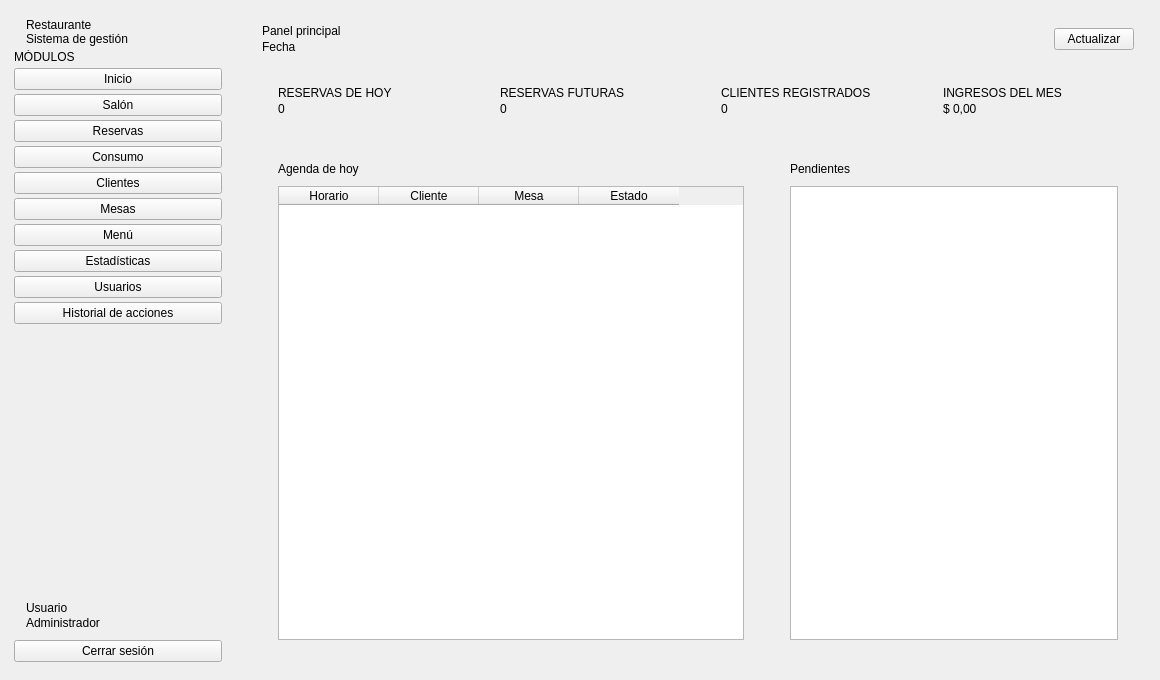
<?xml version="1.0" encoding="UTF-8"?>
<ui version="4.0">
 <class>VentanaPrincipal</class>
 <widget class="QMainWindow" name="VentanaPrincipal">
  <property name="geometry">
   <rect>
    <x>0</x>
    <y>0</y>
    <width>1160</width>
    <height>680</height>
   </rect>
  </property>
  <property name="minimumSize">
   <size>
    <width>960</width>
    <height>620</height>
   </size>
  </property>
  <property name="windowTitle">
   <string>Gestión de Restaurante</string>
  </property>
  <widget class="QWidget" name="widget_central">
   <layout class="QHBoxLayout" name="layout_central">
    <property name="spacing">
     <number>0</number>
    </property>
    <property name="leftMargin">
     <number>0</number>
    </property>
    <property name="topMargin">
     <number>0</number>
    </property>
    <property name="rightMargin">
     <number>0</number>
    </property>
    <property name="bottomMargin">
     <number>0</number>
    </property>
    <item>
     <widget class="QWidget" name="widget_menu">
      <property name="minimumSize">
       <size>
        <width>236</width>
        <height>0</height>
       </size>
      </property>
      <property name="maximumSize">
       <size>
        <width>236</width>
        <height>16777215</height>
       </size>
      </property>
      <layout class="QVBoxLayout" name="layout_menu">
       <property name="spacing">
        <number>4</number>
       </property>
       <property name="leftMargin">
        <number>14</number>
       </property>
       <property name="topMargin">
        <number>18</number>
       </property>
       <property name="rightMargin">
        <number>14</number>
       </property>
       <property name="bottomMargin">
        <number>18</number>
       </property>
       <item>
        <layout class="QVBoxLayout" name="layout_marcaTexto">
         <property name="spacing">
          <number>0</number>
         </property>
         <property name="leftMargin">
          <number>12</number>
         </property>
         <item>
          <widget class="QLabel" name="label_marca">
           <property name="text">
            <string>Restaurante</string>
           </property>
          </widget>
         </item>
         <item>
          <widget class="QLabel" name="label_marcaSub">
           <property name="text">
            <string>Sistema de gestión</string>
           </property>
          </widget>
         </item>
        </layout>
       </item>
       <item>
        <widget class="QLabel" name="label_seccionModulos">
         <property name="text">
          <string>MÓDULOS</string>
         </property>
        </widget>
       </item>
       <item>
        <widget class="QPushButton" name="pushButton_inicio">
         <property name="text">
          <string>Inicio</string>
         </property>
        </widget>
       </item>
       <item>
        <widget class="QPushButton" name="pushButton_salon">
         <property name="text">
          <string>Salón</string>
         </property>
        </widget>
       </item>
       <item>
        <widget class="QPushButton" name="pushButton_reservas">
         <property name="text">
          <string>Reservas</string>
         </property>
        </widget>
       </item>
       <item>
        <widget class="QPushButton" name="pushButton_consumo">
         <property name="text">
          <string>Consumo</string>
         </property>
        </widget>
       </item>
       <item>
        <widget class="QPushButton" name="pushButton_clientes">
         <property name="text">
          <string>Clientes</string>
         </property>
        </widget>
       </item>
       <item>
        <widget class="QPushButton" name="pushButton_mesas">
         <property name="text">
          <string>Mesas</string>
         </property>
        </widget>
       </item>
       <item>
        <widget class="QPushButton" name="pushButton_menu">
         <property name="text">
          <string>Menú</string>
         </property>
        </widget>
       </item>
       <item>
        <widget class="QPushButton" name="pushButton_estadisticas">
         <property name="text">
          <string>Estadísticas</string>
         </property>
        </widget>
       </item>
       <item>
        <widget class="QPushButton" name="pushButton_usuarios">
         <property name="text">
          <string>Usuarios</string>
         </property>
        </widget>
       </item>
       <item>
        <widget class="QPushButton" name="pushButton_historial">
         <property name="text">
          <string>Historial de acciones</string>
         </property>
        </widget>
       </item>
       <item>
        <spacer name="espaciador_menu">
         <property name="orientation">
          <enum>Qt::Vertical</enum>
         </property>
         <property name="sizeHint" stdset="0">
          <size>
           <width>20</width>
           <height>40</height>
          </size>
         </property>
        </spacer>
       </item>
       <item>
        <widget class="QFrame" name="separador_pie">
         <property name="minimumSize">
          <size>
           <width>0</width>
           <height>1</height>
          </size>
         </property>
         <property name="maximumSize">
          <size>
           <width>16777215</width>
           <height>1</height>
          </size>
         </property>
         <property name="frameShape">
          <enum>QFrame::NoFrame</enum>
         </property>
        </widget>
       </item>
       <item>
        <layout class="QVBoxLayout" name="layout_pieUsuario">
         <property name="spacing">
          <number>1</number>
         </property>
         <property name="leftMargin">
          <number>12</number>
         </property>
         <property name="topMargin">
          <number>10</number>
         </property>
         <property name="bottomMargin">
          <number>6</number>
         </property>
         <item>
          <widget class="QLabel" name="label_nombreUsuario">
           <property name="text">
            <string>Usuario</string>
           </property>
          </widget>
         </item>
         <item>
          <widget class="QLabel" name="label_rolUsuario">
           <property name="text">
            <string>Administrador</string>
           </property>
          </widget>
         </item>
        </layout>
       </item>
       <item>
        <widget class="QPushButton" name="pushButton_cerrarSesion">
         <property name="text">
          <string>Cerrar sesión</string>
         </property>
        </widget>
       </item>
      </layout>
     </widget>
    </item>
    <item>
     <widget class="QWidget" name="widget_contenido">
      <layout class="QVBoxLayout" name="layout_contenido">
       <property name="spacing">
        <number>18</number>
       </property>
       <property name="leftMargin">
        <number>26</number>
       </property>
       <property name="topMargin">
        <number>24</number>
       </property>
       <property name="rightMargin">
        <number>26</number>
       </property>
       <property name="bottomMargin">
        <number>24</number>
       </property>
       <item>
        <layout class="QHBoxLayout" name="layout_encabezado">
         <property name="spacing">
          <number>12</number>
         </property>
         <item>
          <layout class="QVBoxLayout" name="layout_encabezadoTexto">
           <property name="spacing">
            <number>2</number>
           </property>
           <item>
            <widget class="QLabel" name="label_titulo">
             <property name="text">
              <string>Panel principal</string>
             </property>
            </widget>
           </item>
           <item>
            <widget class="QLabel" name="label_fecha">
             <property name="text">
              <string>Fecha</string>
             </property>
            </widget>
           </item>
          </layout>
         </item>
         <item>
          <spacer name="espaciador_encabezado">
           <property name="orientation">
            <enum>Qt::Horizontal</enum>
           </property>
           <property name="sizeHint" stdset="0">
            <size>
             <width>40</width>
             <height>20</height>
            </size>
           </property>
          </spacer>
         </item>
         <item>
          <widget class="QPushButton" name="pushButton_actualizar">
           <property name="text">
            <string>Actualizar</string>
           </property>
          </widget>
         </item>
        </layout>
       </item>
       <item>
        <layout class="QHBoxLayout" name="layout_indicadores">
         <property name="spacing">
          <number>14</number>
         </property>
         <item>
          <widget class="QFrame" name="frame_tarjetaReservasHoy">
           <layout class="QVBoxLayout" name="layout_tarjetaReservasHoy">
            <property name="spacing">
             <number>2</number>
            </property>
            <property name="leftMargin">
             <number>16</number>
            </property>
            <property name="topMargin">
             <number>14</number>
            </property>
            <property name="rightMargin">
             <number>16</number>
            </property>
            <property name="bottomMargin">
             <number>14</number>
            </property>
            <item>
             <widget class="QLabel" name="label_tituloReservasHoy">
              <property name="text">
               <string>RESERVAS DE HOY</string>
              </property>
             </widget>
            </item>
            <item>
             <widget class="QLabel" name="label_valorReservasHoy">
              <property name="text">
               <string>0</string>
              </property>
             </widget>
            </item>
           </layout>
          </widget>
         </item>
         <item>
          <widget class="QFrame" name="frame_tarjetaReservasFuturas">
           <layout class="QVBoxLayout" name="layout_tarjetaReservasFuturas">
            <property name="spacing">
             <number>2</number>
            </property>
            <property name="leftMargin">
             <number>16</number>
            </property>
            <property name="topMargin">
             <number>14</number>
            </property>
            <property name="rightMargin">
             <number>16</number>
            </property>
            <property name="bottomMargin">
             <number>14</number>
            </property>
            <item>
             <widget class="QLabel" name="label_tituloReservasFuturas">
              <property name="text">
               <string>RESERVAS FUTURAS</string>
              </property>
             </widget>
            </item>
            <item>
             <widget class="QLabel" name="label_valorReservasFuturas">
              <property name="text">
               <string>0</string>
              </property>
             </widget>
            </item>
           </layout>
          </widget>
         </item>
         <item>
          <widget class="QFrame" name="frame_tarjetaClientes">
           <layout class="QVBoxLayout" name="layout_tarjetaClientes">
            <property name="spacing">
             <number>2</number>
            </property>
            <property name="leftMargin">
             <number>16</number>
            </property>
            <property name="topMargin">
             <number>14</number>
            </property>
            <property name="rightMargin">
             <number>16</number>
            </property>
            <property name="bottomMargin">
             <number>14</number>
            </property>
            <item>
             <widget class="QLabel" name="label_tituloClientes">
              <property name="text">
               <string>CLIENTES REGISTRADOS</string>
              </property>
             </widget>
            </item>
            <item>
             <widget class="QLabel" name="label_valorClientes">
              <property name="text">
               <string>0</string>
              </property>
             </widget>
            </item>
           </layout>
          </widget>
         </item>
         <item>
          <widget class="QFrame" name="frame_tarjetaIngresos">
           <layout class="QVBoxLayout" name="layout_tarjetaIngresos">
            <property name="spacing">
             <number>2</number>
            </property>
            <property name="leftMargin">
             <number>16</number>
            </property>
            <property name="topMargin">
             <number>14</number>
            </property>
            <property name="rightMargin">
             <number>16</number>
            </property>
            <property name="bottomMargin">
             <number>14</number>
            </property>
            <item>
             <widget class="QLabel" name="label_tituloIngresos">
              <property name="text">
               <string>INGRESOS DEL MES</string>
              </property>
             </widget>
            </item>
            <item>
             <widget class="QLabel" name="label_valorIngresos">
              <property name="text">
               <string>$ 0,00</string>
              </property>
             </widget>
            </item>
           </layout>
          </widget>
         </item>
        </layout>
       </item>
       <item>
        <layout class="QHBoxLayout" name="layout_paneles">
         <property name="spacing">
          <number>14</number>
         </property>
         <item>
          <widget class="QFrame" name="frame_agenda">
           <layout class="QVBoxLayout" name="layout_agenda">
            <property name="spacing">
             <number>10</number>
            </property>
            <property name="leftMargin">
             <number>16</number>
            </property>
            <property name="topMargin">
             <number>14</number>
            </property>
            <property name="rightMargin">
             <number>16</number>
            </property>
            <property name="bottomMargin">
             <number>16</number>
            </property>
            <item>
             <widget class="QLabel" name="label_subtituloAgenda">
              <property name="text">
               <string>Agenda de hoy</string>
              </property>
             </widget>
            </item>
            <item>
             <widget class="QTableWidget" name="tableWidget_agenda">
              <property name="alternatingRowColors">
               <bool>true</bool>
              </property>
              <property name="selectionMode">
               <enum>QAbstractItemView::SingleSelection</enum>
              </property>
              <property name="selectionBehavior">
               <enum>QAbstractItemView::SelectRows</enum>
              </property>
              <property name="editTriggers">
               <set>QAbstractItemView::NoEditTriggers</set>
              </property>
              <column>
               <property name="text">
                <string>Horario</string>
               </property>
              </column>
              <column>
               <property name="text">
                <string>Cliente</string>
               </property>
              </column>
              <column>
               <property name="text">
                <string>Mesa</string>
               </property>
              </column>
              <column>
               <property name="text">
                <string>Estado</string>
               </property>
              </column>
             </widget>
            </item>
           </layout>
          </widget>
         </item>
         <item>
          <widget class="QFrame" name="frame_avisos">
           <property name="minimumSize">
            <size>
             <width>300</width>
             <height>0</height>
            </size>
           </property>
           <property name="maximumSize">
            <size>
             <width>360</width>
             <height>16777215</height>
            </size>
           </property>
           <layout class="QVBoxLayout" name="layout_avisos">
            <property name="spacing">
             <number>10</number>
            </property>
            <property name="leftMargin">
             <number>16</number>
            </property>
            <property name="topMargin">
             <number>14</number>
            </property>
            <property name="rightMargin">
             <number>16</number>
            </property>
            <property name="bottomMargin">
             <number>16</number>
            </property>
            <item>
             <widget class="QLabel" name="label_subtituloAvisos">
              <property name="text">
               <string>Pendientes</string>
              </property>
             </widget>
            </item>
            <item>
             <widget class="QListWidget" name="listWidget_avisos">
              <property name="wordWrap">
               <bool>true</bool>
              </property>
              <property name="selectionMode">
               <enum>QAbstractItemView::SingleSelection</enum>
              </property>
             </widget>
            </item>
           </layout>
          </widget>
         </item>
        </layout>
       </item>
      </layout>
     </widget>
    </item>
   </layout>
  </widget>
 </widget>
 <resources/>
 <connections/>
</ui>
